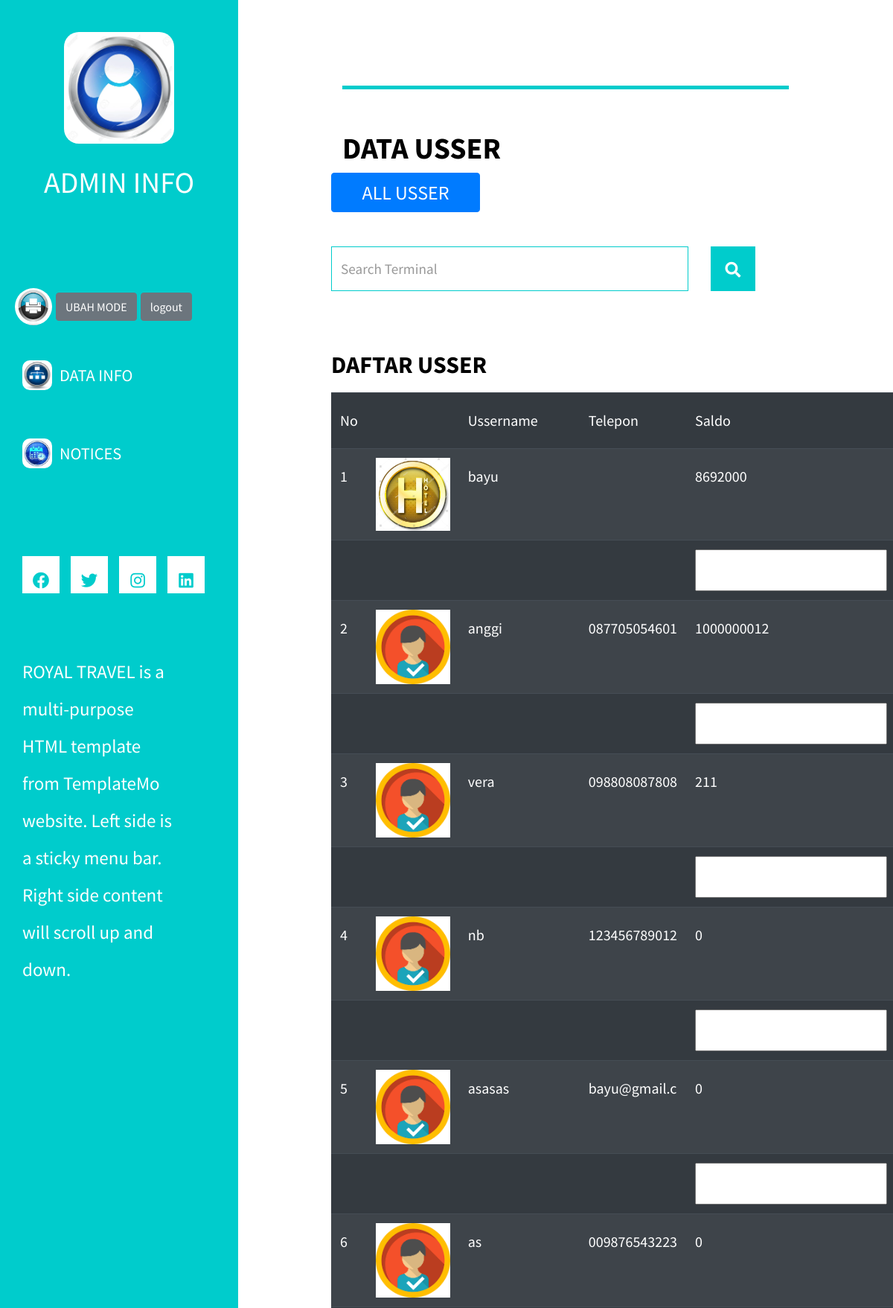
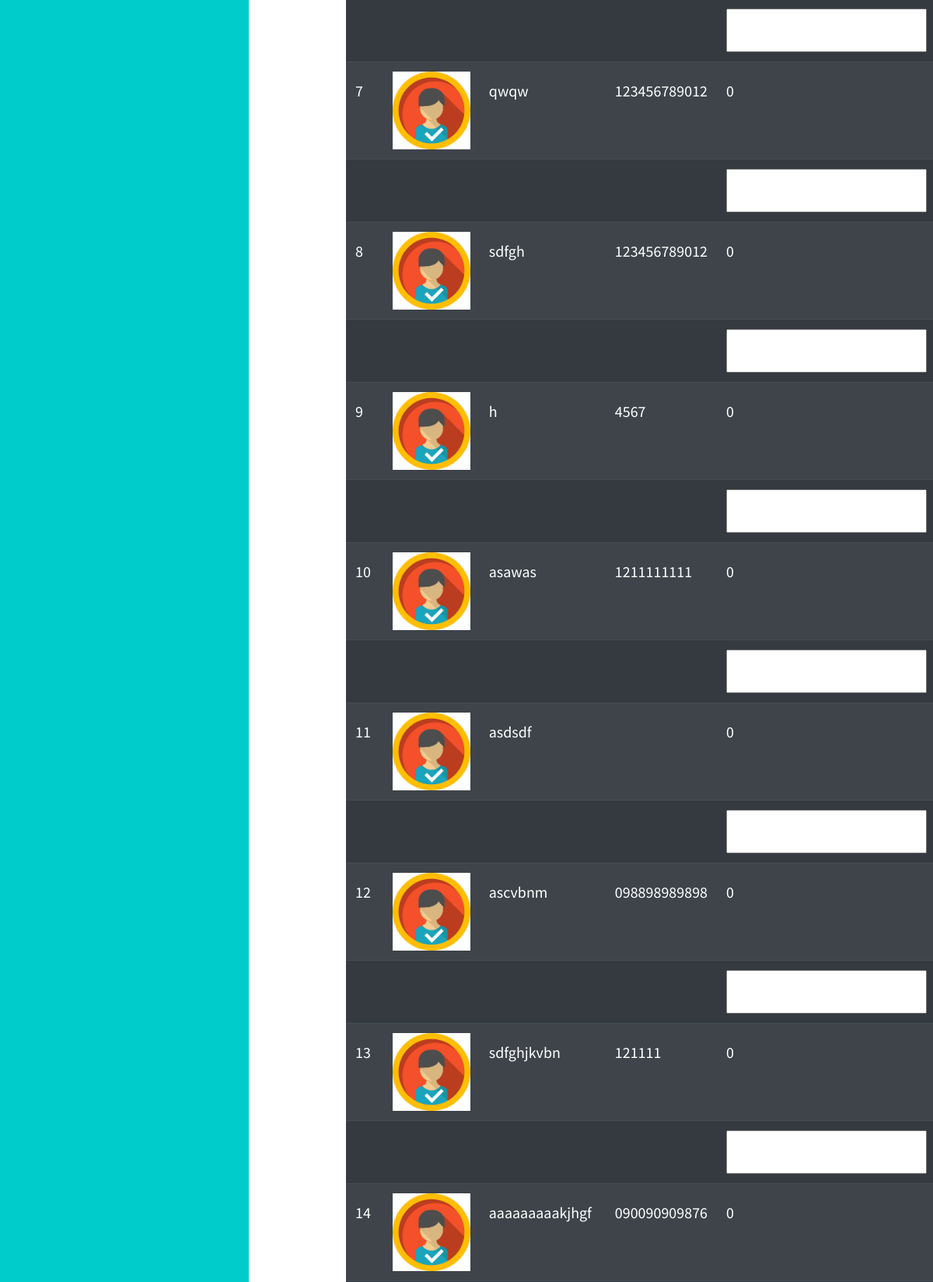
The app's page /ADMIN/menu-admin-info.php (signed in, upper part) with its own data (2 pictures, top to bottom).
### tables this page shows
CREATE TABLE `tb_usser` (
  `id_usser` int(11) NOT NULL,
  `ussername_usser` varchar(20) NOT NULL,
  `password_usser` varchar(100) NOT NULL,
  `no_telepon_usser` varchar(12) NOT NULL,
  `foto` varchar(20) NOT NULL,
  `saldo` int(11) NOT NULL,
  `nik` varchar(16) NOT NULL,
  `alamat` varchar(50) NOT NULL
);

### database/database.php (called while the page is built, shortened)
<?php
class database{
    public $host ="localhost";
    public $username ="root";
    public $password ="";
    public $nama_db ="travel";
    public function __construct()
    {
        $this->connect = mysqli_connect($this->host, $this->username, $this->password, $this->nama_db);
    }
}
?>

### ADMIN/read_admin.php (called while the page is built, shortened)
<?php
include '../database/database.php';
class bandara extends database
{
    function tampil_usser2()
    {
        $data = mysqli_query($this->connect, "SELECT * FROM tb_usser");
        return $data;
    }
}

### ADMIN/menu-admin-info.php (the view, shortened to what this page needs)
<!DOCTYPE html>
<html lang="en">
<head>
	<link rel="stylesheet" href="fontawesome/css/all.min.css">
    <link href="css/bootstrap.min.css" rel="stylesheet">
    <link href="css/templatemo-xtra-blog.css" rel="stylesheet">
    <link rel="stylesheet" type="text/css" href="css/style.css">
</head>
<body>
	<header class="tm-header" id="tm-header">
        <div class="tm-header-wrapper">
            <div class="tm-site-header">
                <div class="mb-3 mx-auto tm-site-logo">
                     <img style=" height: 150px;width:150px;border-radius: 20px;" src="../assets/images/oke2.webp" alt="ROYAL TRAVEL">
                </div>
                <br>
                <center>
                    <h1>ADMIN INFO</h1>
                </center>
            </div>
            <nav class="tm-nav" id="tm-nav">
                <ul>
                    <li class="tm-nav-item">
                        <img style=" margin-left: 20px;height: 50px;width:50px;border-radius: 50%;" src="../assets/images/oke3.png" alt="ROYAL TRAVEL">
                        <button class="btn btn-secondary" onclick="myFunction()">
                                UBAH MODE
                        </button>
                        <a href="../logout.php">
                    <button class="btn btn-secondary" >
                        logout
                    </button>
                  </a>
                    </li>
                    <li class="tm-nav-item"><a href="menu-admin-info.php" class="tm-nav-link">
                         <img style=" margin-right: 10px;height: 40px;width:40px;border-radius: 10px;" src="../assets/images/oke5.jpg" alt="ROYAL TRAVEL">
                        DATA INFO
                    </a></li>
                    <li class="tm-nav-item"><a href="#notices" class="tm-nav-link">
                        <img style=" margin-right: 10px;height: 40px;width:40px;border-radius: 10px;" src="../assets/images/PEMESANAN.jpg" alt="ROYAL TRAVEL">
                        NOTICES
                    </a></li>
                </ul>
            </nav>
            <div class="tm-mb-65">
                <a rel="nofollow" href="https://fb.com/templatemo" class="tm-social-link">
                    <i class="fab fa-facebook tm-social-icon"></i>
                </a>
                <a href="https://twitter.com" class="tm-social-link">
                    <i class="fab fa-twitter tm-social-icon"></i>
                </a>
                <a href="https://instagram.com" class="tm-social-link">
                    <i class="fab fa-instagram tm-social-icon"></i>
                </a>
                <a href="https://linkedin.com" class="tm-social-link">
                    <i class="fab fa-linkedin tm-social-icon"></i>
                </a>
            </div>
            <p class="tm-mb-80 pr-5 text-white">
                ROYAL TRAVEL is a multi-purpose HTML template from TemplateMo website. Left side is a sticky menu bar. Right side content will scroll up and down.
            </p>
        </div>
    </header>
    <div class="container-fluid">
        <main class="tm-main">
<hr class="tm-hr-primary tm-mb-55">
            <H1> <b> DATA USSER</b></H1>
            <div class="row tm-row">
                    <form action="" method="post" >
                        <button style="font-size:26px;width:200px;" class="btn btn-primary" name="semua">ALL USSER</button>
                     </form><br><br>
                    <form method="post" class="form-inline tm-mb-80 tm-search-form">
                        <input class="form-control tm-search-input" name="nama" type="text" placeholder="Search Terminal" aria-label="Search" required>
                        <button class="tm-search-button" name="cari" type="submit">
                            <i class="fas fa-search tm-search-icon" aria-hidden="true"></i>
                        </button>
                    </form>
                    <h2><b>DAFTAR USSER</b></h2>
                  <table class="table table-dark table-striped" style="font-size:20px;width: 100%;margin-top:10px;">
                        <thead >
                            <td>No</td>
                            <td></td>
                            <td>Ussername</td>
                            <td>Telepon</td>
                            <td>Saldo</td>
                       </thead>
                  <?php
                  include "read_admin.php";
                    $c= new bandara();
                    if(isset($_POST['cari'])){
                        $nama=$_POST['nama'];
                            $nomor=1;
                            foreach ($c->tampil_usserx($nama) as $data2){
                ?>
                                <tr>
                                                        <td><?=$nomor++?></td>
                                                        <td >
                                                            <img style="width:100px;hight:40px;" src="../assets/images/<?=$data2['foto']; ?>">
                                                        </td>
                                                        <td><?=$data2['ussername_usser']?></td>
                                                        <td><?=$data2['no_telepon_usser']?></td>
                                                        <td><?=$data2['saldo']?></td>
                                                            <td>
                                                                <form action="" method="post">
                                                                    <input type="hidden" name="nama_terminal" value="<?=$data2['nama_terminal']?>">
                                                                <button class= "btn btn-secondary " name="hapus" type="submit"><b>HAPUS</b></button>
                                                                </form>
                                                            </td>
                                 </tr>
                                                           <tr>
                                <td></td>
                                <td></td>
                                <td></td>
                                <td></td>
                                <td>
                                      <form action="" method="post">
                                        <input type="hidden" name="ussername_usser" value="<?=$data2['ussername_usser']?>">
                                        <input type="text">
                                </td>
                                <td>
                                    <button class= "btn btn-secondary " name="saldo" type="submit"><b>Top up</b></button>
                                </form>
                            </td>
                <?php
                           }
                    }elseif(isset($_POST['semua']) || !isset($_POST['cari'])){
                                $nomor=1;
                                foreach ($c->tampil_usser2() as $data2){
                ?>
                                <tr>
                                                        <td><?=$nomor++?></td>
                                                        <td >
                                                            <img style="width:100px;hight:40px;" src="../assets/images/<?=$data2['foto']; ?>">
                                                        </td>
                                                        <td><?=$data2['ussername_usser']?></td>
                                                        <td><?=$data2['no_telepon_usser']?></td>
                                                        <td><?=$data2['saldo']?></td>
                            </tr>
                            <tr>
                                <td></td>
                                <td></td>
                                <td></td>
                                <td></td>
                                <td>
                                      <form action="" method="post">
                                        <input type="text" name="jumlah" required>
                                </td>
                            </tr>
                      <?php
                                    }
                    }
                  ?>
                  </table>
            </div>
            </div>
</body>
</html>

### ADMIN/css/style.css (style rules this page uses)
body { padding: 25px; background-color: white; color: black; font-size: 25px; }

### records on screen
tb_usser: foto (picture), ussername_usser "bayu", saldo "8692000"
tb_usser: foto (picture), ussername_usser "anggi", no_telepon_usser "087705054601", saldo "1000000012"
tb_usser: foto (picture), ussername_usser "vera", no_telepon_usser "098808087808", saldo "211"
tb_usser: foto (picture), ussername_usser "nb", no_telepon_usser "123456789012", saldo "0"
tb_usser: foto (picture), ussername_usser "asasas", no_telepon_usser "bayu@gmail.c", saldo "0"
tb_usser: foto (picture), ussername_usser "as", no_telepon_usser "009876543223", saldo "0"
tb_usser: foto (picture), ussername_usser "qwqw", no_telepon_usser "123456789012", saldo "0"
tb_usser: foto (picture), ussername_usser "sdfgh", no_telepon_usser "123456789012", saldo "0"
tb_usser: foto (picture), ussername_usser "h", no_telepon_usser "4567", saldo "0"
tb_usser: foto (picture), ussername_usser "asawas", no_telepon_usser "1211111111", saldo "0"
tb_usser: foto (picture), ussername_usser "asdsdf", saldo "0"
tb_usser: foto (picture), ussername_usser "ascvbnm", no_telepon_usser "098898989898", saldo "0"
tb_usser: foto (picture), ussername_usser "sdfghjkvbn", no_telepon_usser "121111", saldo "0"
tb_usser: foto (picture), ussername_usser "aaaaaaaaakjhgf", no_telepon_usser "090090909876", saldo "0"
